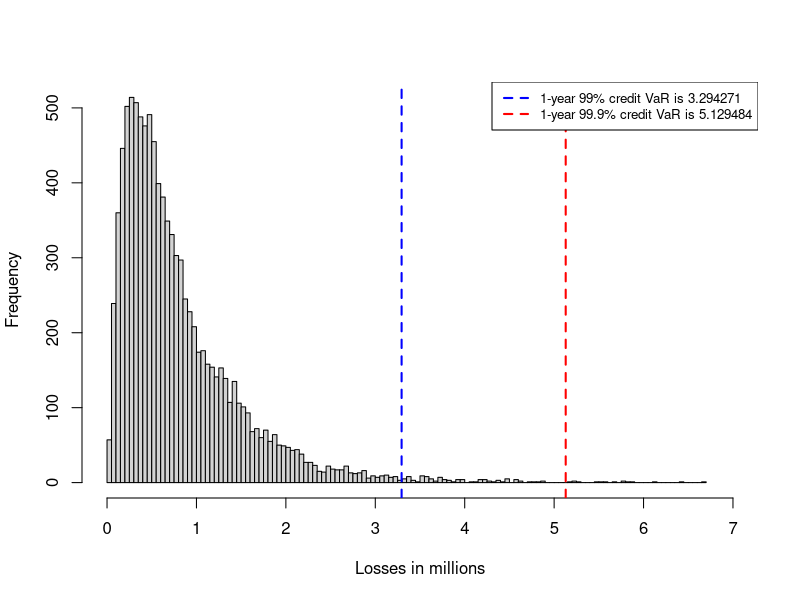
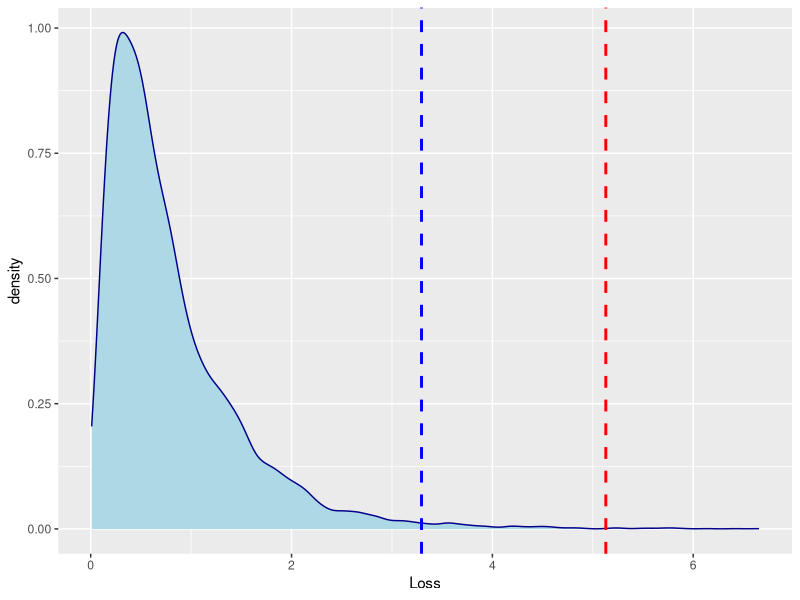

Source code (R) for these figures, in order:
## ---- chunk 1
library(ggplot2)
## ---- chunk 2
CVaR <- function(exp, pd, r, c, l) {
v <- pnorm((qnorm(pd) + (c^0.5) * qnorm(l)) / (1 - c)^0.5)
VaR <- exp * v * (1 - r)
}
## ---- chunk 3
CVaR.999 <- CVaR(100, 0.02, 0.6, 0.1, 0.999)
CVaR.99 <- CVaR(100, 0.02, 0.6, 0.1, 0.99)
CVaR.999
CVaR.99
## ---- chunk 4
set.seed(13)
l <- runif(10000, 0, 1)
Loss <- CVaR(100, 0.02, 0.6, 0.1, l)
sim.var999 <- sort(Loss)[10000 * 0.999]
sim.var99 <- sort(Loss)[10000 * 0.99]
## ---- chunk 5
hist(Loss, 100, xlim = c(0, 7), xlab = "Losses in millions", main = NULL)
abline(v = CVaR.999, lty = 2, col = "red", lwd = 2)
abline(v = CVaR.99, lty = 2, col = "blue", lwd = 2)
legend("topright", legend = c("1-year 99% credit VaR is 3.294271", 
         "1-year 99.9% credit VaR is 5.129484"),
col = c("blue", "red"), lwd = 2, lty = 2, bg = "white", cex = 0.8)
## ---- chunk 6
dat <- data.frame(Loss, l)
ggplot(dat, aes(x = Loss, fill = "Losses in millions")) + 
  geom_density(color = "darkblue", fill = "lightblue") +
geom_vline(aes(xintercept = CVaR.999),  
               color = "red", linetype = "dashed", size = 1) +
  geom_vline(aes(xintercept = CVaR.99 ),   
               color = "blue", linetype = "dashed", size = 1)
